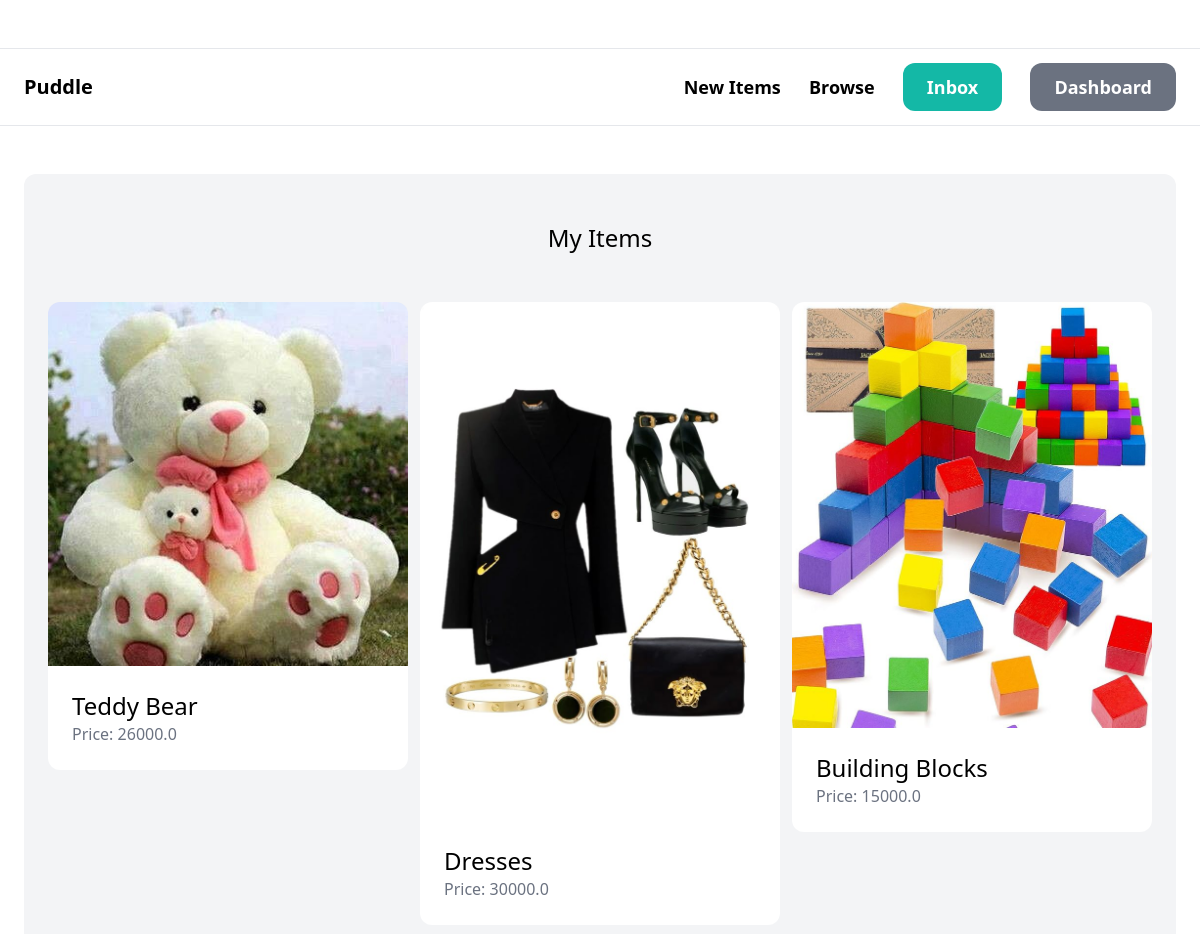
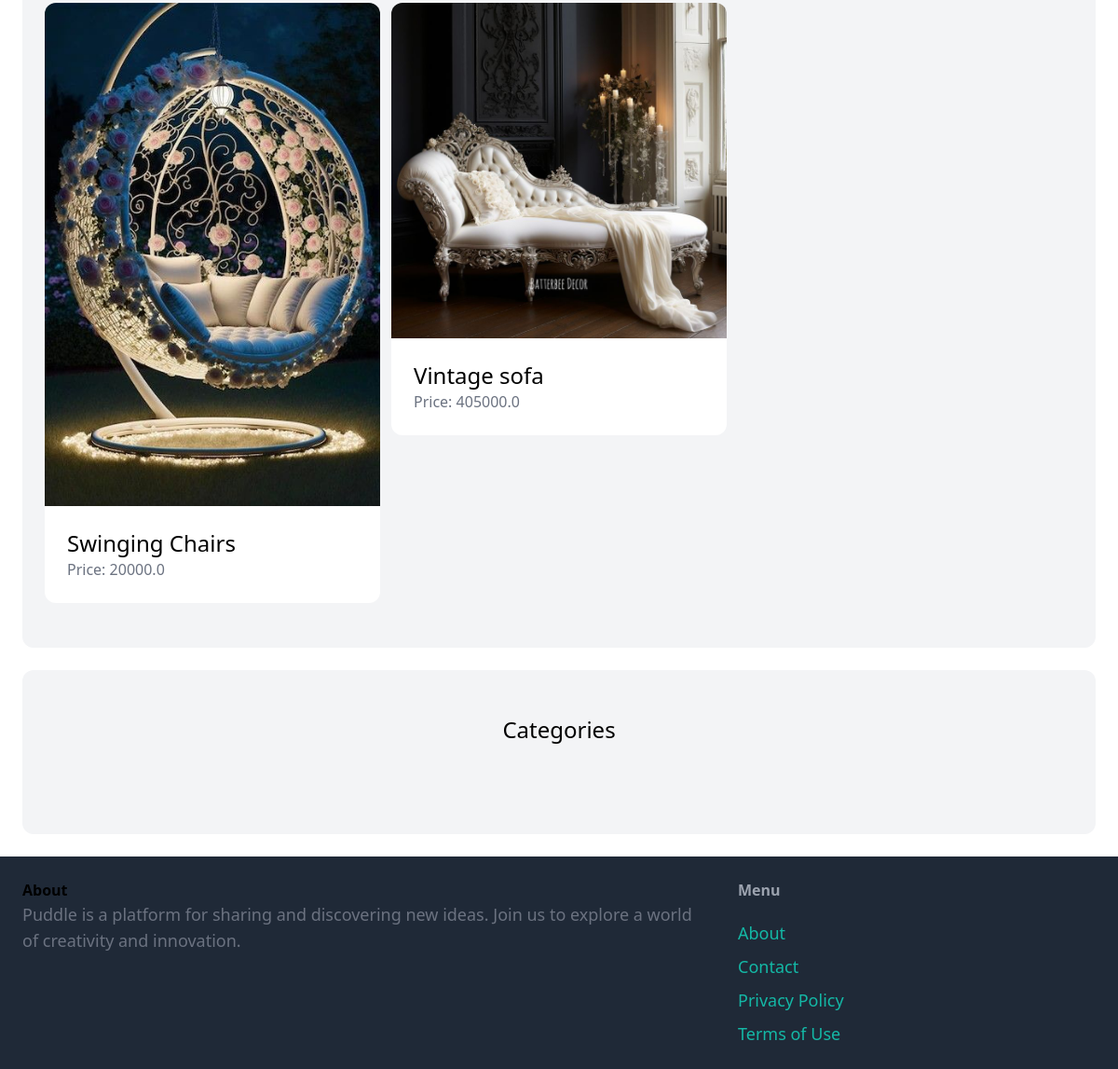
The page /dashboard/ (signed in) on the database its author committed (2 pictures, top to bottom).
### item/models.py (models this page shows, shortened)
class Item(models.Model):
    category = models.ForeignKey(Category, related_name='items', on_delete=models.CASCADE)
    name = models.CharField(max_length=255)
    description = models.TextField(blank=True, null=True)
    price = models.FloatField()
    image = models.ImageField(upload_to='item_images', blank=True, null=True)
    is_sold = models.BooleanField(default=False)
    created_by = models.ForeignKey(User, related_name='items', on_delete=models.CASCADE)
    created_at = models.DateTimeField(auto_now_add=True)

### dashboard/views.py (the view)
# urls.py: path('', views.index, name='index'),
@login_required #middleware
def index(request):
    items = Item.objects.filter(created_by=request.user)
    return render(request, 'dashboard/index.html', {
        'items': items
    })

### dashboard/templates/dashboard/index.html (shortened to what this page needs)
{% extends 'core/base.html' %}
{% block content %}
     <div class = "mt-6 px-6 py-12 bg-gray-100 rounded-xl">
           <h2 class = "mb-12 text-2xl text-center">My Items</h2>
        <div class = "grid grid-cols-3 gap-3">
            {% for item in items %}
               <div>
                  <a href = "{% url 'item:detail' item.id %}">
                      <div>
                          <img src="{{ item.image.url }}" class="rounded-t-xl">
                     </div>
                    <div class = "p-6 bg-white rounded-b-xl">
                        <h2 class ="text-2xl">{{ item.name}}</h2>
                        <p class="text-gray-500">Price: {{item.price}}</p>
                    </div>
                </a>
            </div>
         {% endfor %}
        </div>
    </div>
        <div class = "mt-6 px-6 py-12 bg-gray-100 rounded-xl">
           <h2 class = "mb-12 text-2xl text-center">Categories</h2>
    </div>
{% endblock %}

### rows shown on the page
Item: image (picture), name "Teddy Bear", price "26000.0"
Item: image (picture), name "Dresses", price "30000.0"
Item: image (picture), name "Building Blocks", price "15000.0"
Item: image (picture), name "Swinging Chairs", price "20000.0"
Item: image (picture), name "Vintage sofa", price "405000.0"
